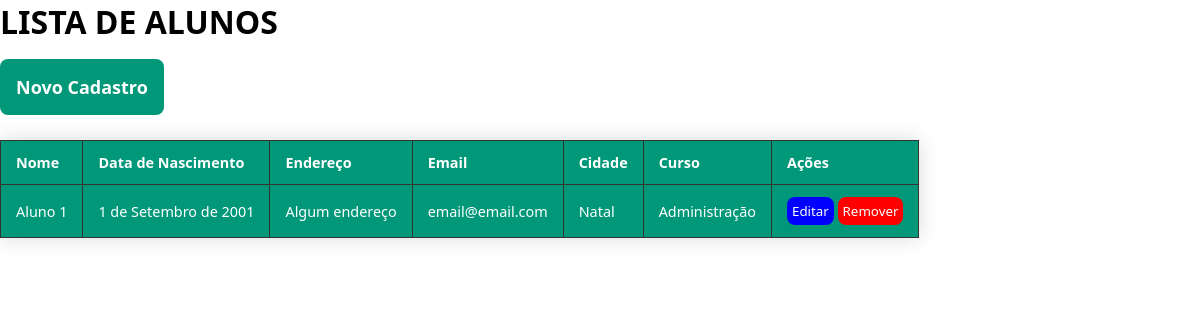
/, run on an earlier commit of the app's database.
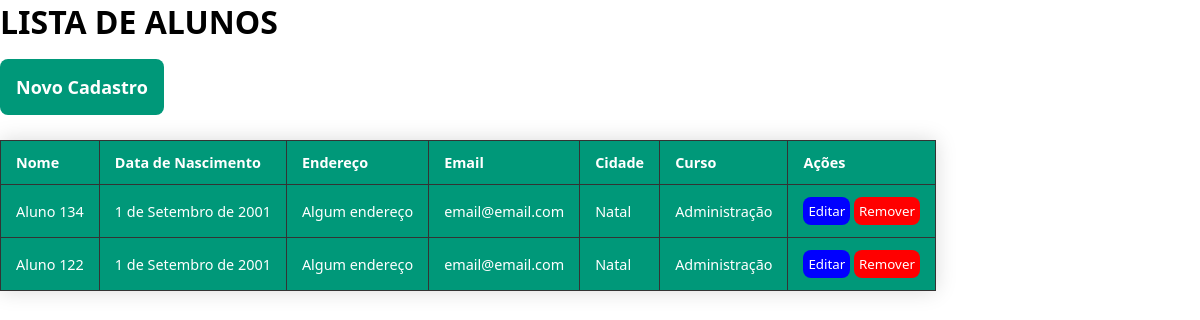
And on a later commit of the database.
### controle_mat/models.py (models this page shows, shortened)
class Aluno(models.Model):
    nome = models.CharField(max_length=255)
    endereco = models.CharField(max_length=255)
    email = models.CharField(max_length=50)
    data_de_nascimento = models.DateField()
    cidade = models.ForeignKey(Cidade, on_delete=models.CASCADE)
    curso = models.ForeignKey(Curso, on_delete=models.CASCADE)

class Cidade(models.Model):
    nome = models.CharField(max_length=255)
    sigla_estado = models.CharField(max_length=2)
    def __str__(self):
        return self.nome

class Curso(models.Model):
    nome = models.CharField(max_length=255)
    def __str__(self):
        return self.nome

### controle_mat/views.py (the view)
# urls.py: path('', index, name="index"),
def index(request):
    alunos = Aluno.objects.all()
    return render(request, 'index.html', {'alunos': alunos})

### controle_mat/templates/index.html (shortened to what this page needs)
{% load static %}
<!DOCTYPE html>
<html lang="en">
<head>
    <link rel="stylesheet" href="{% static 'index.css' %}">
</head>
<body>
    <h1>LISTA DE ALUNOS</h1>
    <a href="{% url 'createStudent' %}">
        <button id="btn_cadastro">Novo Cadastro</button>
    </a>
    <table>
        <tr>
            <th>Nome</th>
            <th>Data de Nascimento</th>
            <th>Endereço</th>
            <th>Email</th>
            <th>Cidade</th>
            <th>Curso</th>
            <th>Ações</th>
        </tr>
        {% for aluno in alunos %}
            <tr>
                <td><a href="showStudent/{{ aluno.id }}">{{aluno.nome}}</a></td>
                <td>{{aluno.data_de_nascimento}}</td>
                <td>{{aluno.endereco}}</td>
                <td>{{aluno.email}}</td>
                <td>{{aluno.cidade}}</td>
                <td>{{aluno.curso}}</td>
                <td>
                    <button style="background-color: blue"><a href="editStudent/{{ aluno.id }}">Editar</a></button>
                    <button style="background-color: red"><a href="deleteStudent/{{ aluno.id }}">Remover</a></button>
                </td>
            </tr>
        {% endfor %}
    </table>
</body>
</html>

### controle_mat/static/index.css (style rules this page uses)
* { padding: 0; box-sizing: border-box; margin: 0; font-family: system-ui, -apple-system, BlinkMacSystemFont, 'Segoe UI', Roboto, Oxygen, Ubuntu, Cantarell, 'Open Sans', 'Helvetica Neue', sans-serif; }
a { text-decoration: none; color: inherit; }
#btn_cadastro { border: none; padding: 16px; font-size: 18px; font-weight: 700; margin-top: 16px; border-radius: 8px; background-color: #009879; color: white; cursor: pointer; }
table { border-collapse: collapse; margin: 25px 0; font-size: 0.9em; font-family: sans-serif; min-width: 400px; box-shadow: 0 0 20px rgba(0, 0, 0, 0.15); }
table tr { background-color: #009879; color: #ffffff; text-align: left; }
table :where(th, td) { border: 1px solid #333; padding: 12px 15px; }
table button { border: none; padding: 5px; border-radius: 8px; color: white; font-weight: 700px; cursor: pointer; }

What changed in the data, as far as the page shows it:
removed Aluno: nome "Aluno 1", data_de_nascimento "1 de Setembro de 2001", endereco "Algum endereço", email "email@email.com", cidade "Natal", curso "Administração"
added Aluno: nome "Aluno 134", data_de_nascimento "1 de Setembro de 2001", endereco "Algum endereço", email "email@email.com", cidade "Natal", curso "Administração"
added Aluno: nome "Aluno 122", data_de_nascimento "1 de Setembro de 2001", endereco "Algum endereço", email "email@email.com", cidade "Natal", curso "Administração"
